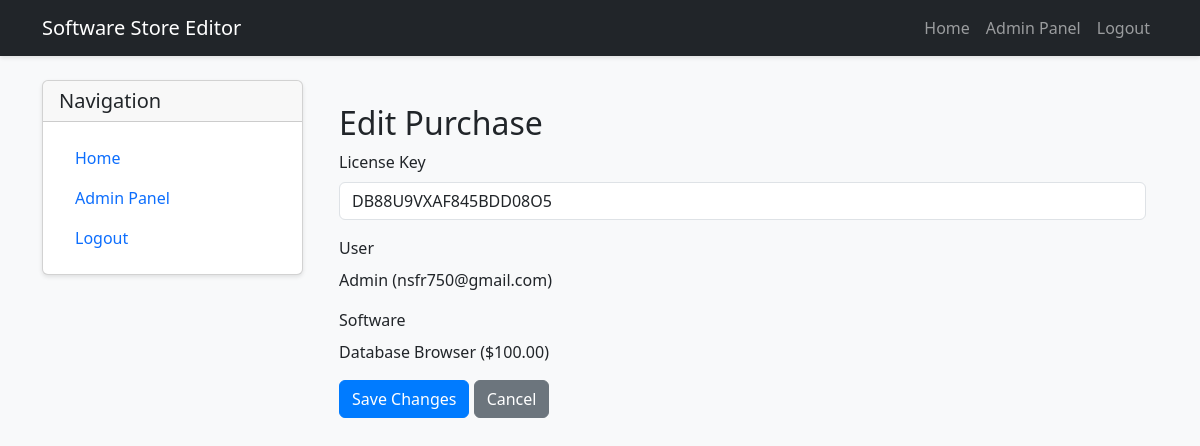
The app's page /purchase/1/edit (signed in) with its own data.
### software_store_app/models.py (models this page shows)
class Purchase(db.Model):
    id = db.Column(db.Integer, primary_key=True)
    user_id = db.Column(db.Integer, db.ForeignKey('user.id'), nullable=False)
    software_id = db.Column(db.Integer, db.ForeignKey('software.id'), nullable=False)
    purchase_date = db.Column(db.DateTime, default=datetime.utcnow)
    license_key = db.Column(db.String(100), nullable=False)

class User(UserMixin, db.Model):
    id = db.Column(db.Integer, primary_key=True)
    username = db.Column(db.String(80), unique=True, nullable=False)
    email = db.Column(db.String(120), unique=True, nullable=False)
    password_hash = db.Column(db.String(128))
    is_admin = db.Column(db.Boolean, default=False)
    purchases = db.relationship('Purchase', backref='user', lazy=True)

class Software(db.Model):
    id = db.Column(db.Integer, primary_key=True)
    name = db.Column(db.String(100), nullable=False)
    description = db.Column(db.Text, nullable=False)
    price = db.Column(db.Float, nullable=False)
    image_url = db.Column(db.String(200))
    license_key = db.Column(db.String(100), unique=True, nullable=False)
    created_at = db.Column(db.DateTime, default=datetime.utcnow)
    purchases = db.relationship('Purchase', backref='software', lazy=True)

### software_store_app/editor.py (the view, shortened to what this page needs)
@app.route('/purchase/<int:purchase_id>/edit', methods=['GET', 'POST'])
@login_required
def edit_purchase(purchase_id):
    purchase = Purchase.query.get_or_404(purchase_id)
    return render_template('editor/edit_purchase.html', purchase=purchase)

### software_store_app/editor.py (called while the page is built)
@login_manager.user_loader
def load_user(user_id):
    return LocalUser.query.get(int(user_id))

### software_store_app/templates/editor/edit_purchase.html (shortened to what this page needs)
{% extends "editor/base.html" %}
{% block editor_content %}
<div class="container mt-4">
    <h2>Edit Purchase</h2>
    <form method="POST">
        <div class="mb-3">
            <label for="license_key" class="form-label">License Key</label>
            <input type="text" class="form-control" id="license_key" name="license_key" value="{{ purchase.license_key }}" required>
        </div>
        <div class="mb-3">
            <label for="user" class="form-label">User</label>
            <p>{{ purchase.user.username }} ({{ purchase.user.email }})</p>
        </div>
        <div class="mb-3">
            <label for="software" class="form-label">Software</label>
            <p>{{ purchase.software.name }} (${{ "%.2f"|format(purchase.software.price) }})</p>
        </div>
        <button type="submit" class="btn btn-primary">Save Changes</button>
        <a href="{{ url_for('editor') }}" class="btn btn-secondary">Cancel</a>
    </form>
</div>
{% endblock %}

### software_store_app/templates/editor/base.html (shortened to what this page needs)
<!DOCTYPE html>
<html lang="en">
<head>
    <link href="https://cdn.jsdelivr.net/npm/bootstrap@5.3.0/dist/css/bootstrap.min.css" rel="stylesheet">
    <link rel="stylesheet" href="{{ url_for('static', filename='style.css') }}">
</head>
<body>
    <nav class="navbar navbar-expand-lg navbar-dark bg-dark">
        <div class="container">
            <a class="navbar-brand" href="{{ url_for('editor') }}">Software Store Editor</a>
            <div class="navbar-nav ms-auto">
                {% if current_user.is_authenticated %}
                    <a class="nav-link" href="{{ url_for('editor') }}">Home</a>
                    {% if current_user.is_admin %}
                        <a class="nav-link" href="{{ url_for('editor_admin') }}">Admin Panel</a>
                    {% endif %}
                    <a class="nav-link" href="{{ url_for('editor_logout') }}">Logout</a>
                {% else %}
                    <a class="nav-link" href="{{ url_for('editor_login') }}">Login</a>
                    <a class="nav-link" href="{{ url_for('editor_register') }}">Register</a>
                {% endif %}
            </div>
        </div>
    </nav>
    <div class="container mt-4">
        <div class="row">
            <div class="col-md-3">
                <div class="card">
                    <div class="card-header">
                        <h5 class="mb-0">Navigation</h5>
                    </div>
                    <div class="card-body">
                        <ul class="nav flex-column">
                            <li class="nav-item">
                                <a class="nav-link" href="{{ url_for('editor') }}">Home</a>
                            </li>
                            <li class="nav-item">
                                <a class="nav-link" href="{{ url_for('editor_admin') }}">Admin Panel</a>
                            </li>
                            <li class="nav-item">
                                <a class="nav-link" href="{{ url_for('editor_logout') }}">Logout</a>
                            </li>
                        </ul>
                    </div>
                </div>
            </div>
            <div class="col-md-9">
                {% block editor_content %}{% endblock %}
            </div>
        </div>
    </div>
</body>
</html>

### software_store_app/static/style.css (style rules this page uses)
body { background-color: #f8f9fa; }
.card { box-shadow: 0 2px 4px rgba(0,0,0,0.1); transition: transform 0.2s; }
.navbar { box-shadow: 0 2px 4px rgba(0,0,0,0.1); }
.btn-primary { background-color: #007bff; border-color: #007bff; }

### records on screen
Purchase: license_key "DB88U9VXAF845BDD08O5"
User: user.username "Admin", user.email "nsfr750@gmail.com"
Software: software.name "Database Browser", software.price "100.00"
